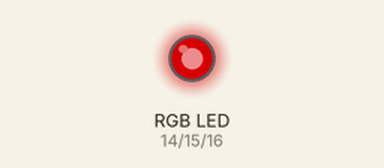
The sketch below on a simulated Arduino Uno, built with avr-gcc and run on an emulated ATmega328P. Parts: an RGB LED mixed from three pins (HIGH = lit). Dim RGB values are drawn brighter than linear.

Above: at 0.1 s.
Timing chart, 0 to 1.6 s (numbered marks = the images above):
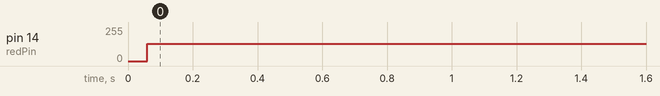

Measured:
- by itself, pin 14 (redPin): 0/255 → 130/255 at 0.06 s

The sketch:

rgbController.ino
```cpp
const int redPin = 14;
const int greenPin = 15;
const int bluePin = 16;

void setup() {
  // Start off with the LED off.
  setColourRgb(0,0,0);
}

void loop() {
  unsigned int rgbColour[3];

  int red = 0;
  int green = 0;
  int blue = 0;

  for (int i = 0; i < 255; i++)  {
    setColourRgb(i, 100, 100);
  }
   /*// Choose the colours to increment and decrement.
  for (int decColour = 0; decColour < 3; decColour += 1) {
    int incColour = decColour == 2 ? 0 : decColour + 1;

    // cross-fade the two colours.
    for(int i = 0; i < 255; i += 1) {
      rgbColour[decColour] -= 1;
      rgbColour[incColour] += 1;

      setColourRgb(rgbColour[0], rgbColour[1], rgbColour[2]);
      delay(5);
    }
  }
  */
}

void setColourRgb(unsigned int red, unsigned int green, unsigned int blue) {
  analogWrite(redPin, red);
  analogWrite(greenPin, green);
  analogWrite(bluePin, blue);
 }
```
